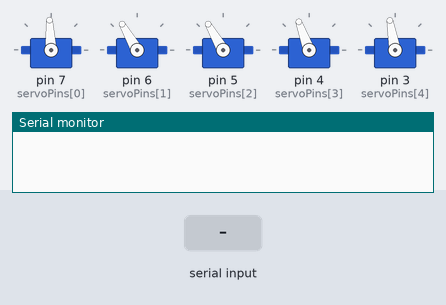
A sketch run on a simulated Arduino Uno, built with avr-gcc and run on an emulated ATmega328P. Shown: 5 × servo, the last lines printed to the serial monitor. The test bench sets the inputs (shaded band).

Above: at 2.7 s.
2.8 s: "30,150\n" received over Serial
At 3.5 s:
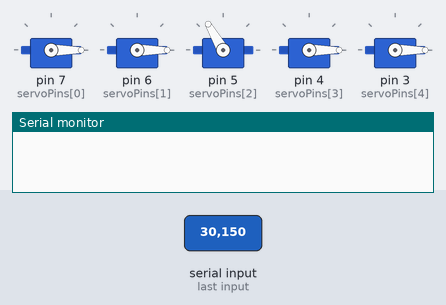
At 5.1 s:
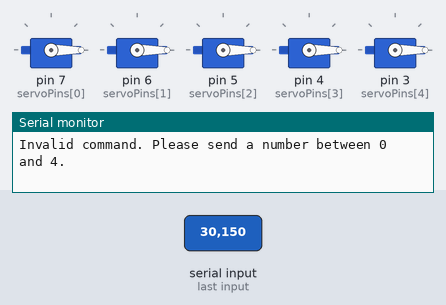
5.8 s: "90,45\n" received over Serial
8.8 s: "2\n" received over Serial
At 11.2 s:
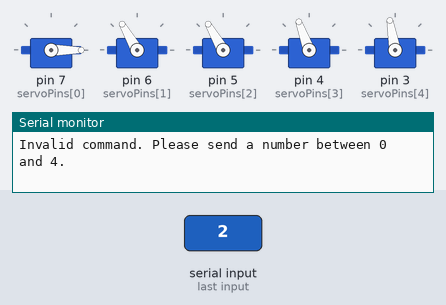
14.8 s: "1\n" received over Serial
16.8 s: "0\n" received over Serial
Timing chart, 0 to 19.8 s (numbered marks = the images above; inputs shaded):
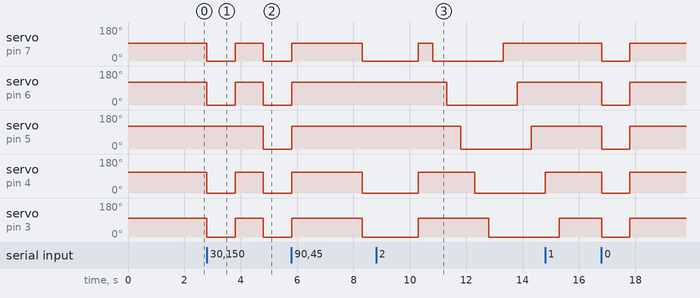

The sketch:

Hand_Test.ino
```cpp
#include <Servo.h>

// Define the number of fingers
const int NUM_FINGERS = 5;

// Create an array of servos for the fingers
Servo fingers[NUM_FINGERS];

// Define the opening angles for each finger
const int openAngles[NUM_FINGERS] = {93, 120, 120, 110, 100}; // Thumb, Index, Middle, Ring, Pinky

// Define the pin numbers for each servo
const int servoPins[NUM_FINGERS] = {7, 6, 5, 4, 3}; // Thumb, Index, Middle, Ring, Pinky

void setup() {
  // Attach all servos to the corresponding pins
  for (int i = 0; i < NUM_FINGERS; i++) {
    fingers[i].attach(servoPins[i]);
  }

  // Initialize serial communication at 9600 baud rate
  Serial.begin(9600);

  open_hand();  // Open the entire hand at the start
  delay(1500);
}

void loop() {
  // Check if any data is available on the serial port
  if (Serial.available() > 0) {
    // Read the incoming byte as a command and subtract '0' to convert it to an integer
    int command = Serial.read() - '0';

    // Execute the corresponding function based on the command
    switch (command) {
      case 0: open_hand(); break;           // Open the hand
      case 1: close_hand(); break;          // Close the hand
      case 2: single_finger_test(); break;  // Run the single finger test
      case 3: mittelfinger(); break;        // Show the "mittelfinger" gesture
      case 4: peace(); break;               // Show the "peace" gesture
      default: Serial.println("Invalid command. Please send a number between 0 and 4."); break;
    }

    delay(500);  // Prevent spamming commands too quickly
  }
}

// Function to open the entire hand
void open_hand() {
  for (int i = 0; i < NUM_FINGERS; i++) {
    fingers[i].write(openAngles[i]);
  }
}

// Function to close the entire hand
void close_hand() {
  for (int i = 0; i < NUM_FINGERS; i++) {
    fingers[i].write(0);  // All fingers close to 0 degrees
  }
}

// Function to test single finger movements
void single_finger_test() {
  open_hand();
  delay(500);

  for (int i = 0; i < NUM_FINGERS; i++) {
    close_finger(i);
    delay(500);
  }

  for (int i = 0; i < NUM_FINGERS; i++) {
    open_finger(i);
    delay(500);
  }
}

// Function for a "mittelfinger" gesture
void mittelfinger() {
  open_hand();
  close_finger(0);  // Close thumb
  close_finger(1);  // Close index finger
  open_finger(2);   // Open middle finger
  close_finger(3);  // Close ring finger
  close_finger(4);  // Close pinky finger
  delay(500);
}

// Function for a "peace" gesture
void peace() {
  open_hand();
  close_finger(0);  // Close thumb
  open_finger(1);   // Open index finger
  open_finger(2);   // Open middle finger
  close_finger(3);  // Close ring finger
  close_finger(4);  // Close pinky finger
  delay(500);
}

// Function to open a specific finger
// Finger Index: 0 - Thumb, 1 - Index Finger, 2 - Middle Finger, 3 - Ring Finger, 4 - Pinky Finger
void open_finger(int fingerIndex) {
  fingers[fingerIndex].write(openAngles[fingerIndex]);
}

// Function to close a specific finger
// Finger Index: 0 - Thumb, 1 - Index Finger, 2 - Middle Finger, 3 - Ring Finger, 4 - Pinky Finger
void close_finger(int fingerIndex) {
  fingers[fingerIndex].write(0);
}
```

Measured:
- after the input at 2.8 s, servo on pin 7 (servoPins[0]): 93° → 0° at once, → 93° 1.0 s later, → 0° 1.0 s later; servo on pin 6 (servoPins[1]): 120° → 0° at once, → 120° 1.0 s later, → 0° 1.0 s later
- after the input at 8.8 s, servo on pin 7 (servoPins[0]): 0° → 93° after 1.5 s, → 0° 0.50 s later, → 93° 2.5 s later; servo on pin 6 (servoPins[1]): 120° → 0° after 2.5 s, → 120° 2.5 s later
